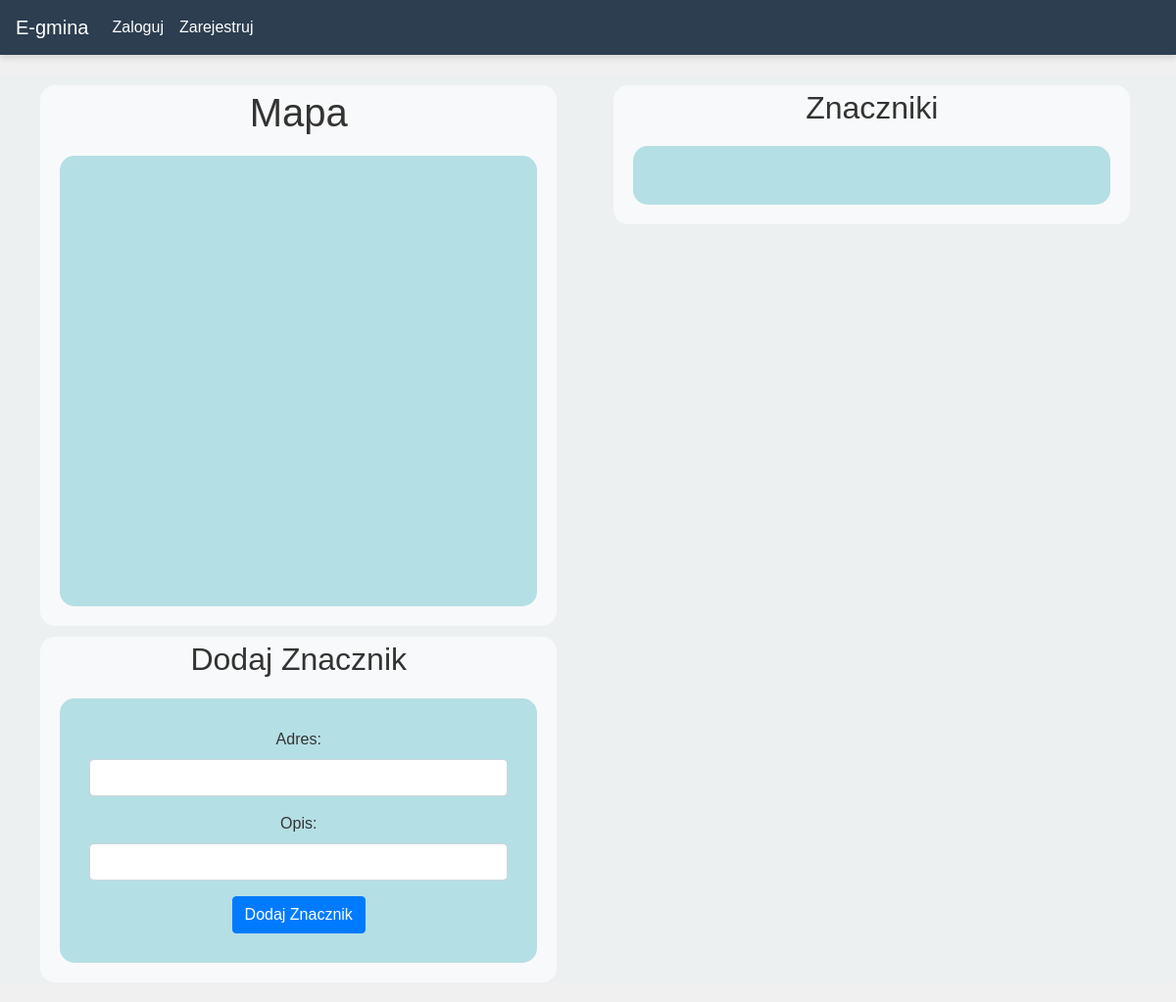
The app's page /maps, older data.
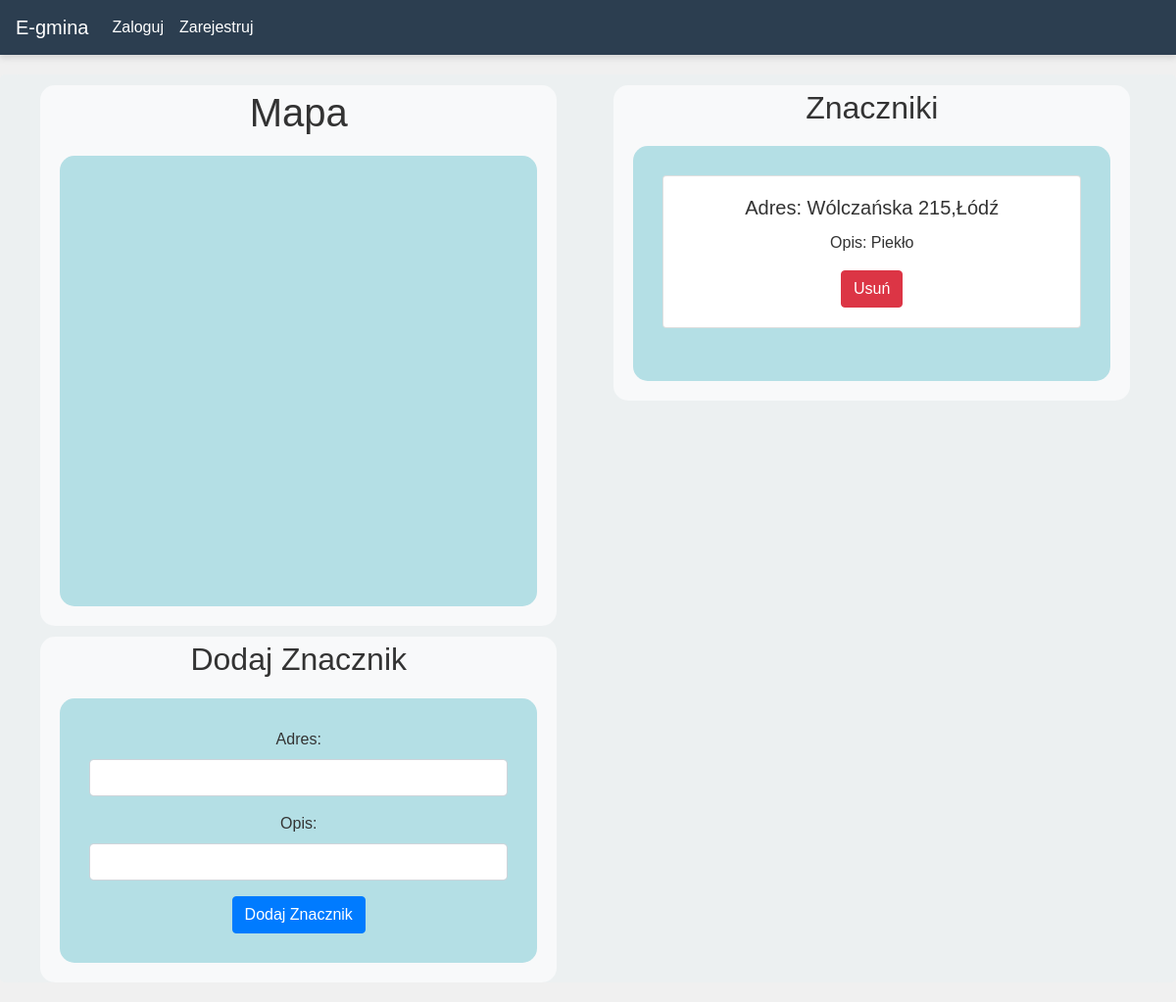
The same page, newer data.
### website/models.py (models this page shows)
class MapMarker(db.Model):
    id = db.Column(db.Integer, primary_key=True)
    lat = db.Column(db.Float)
    lng = db.Column(db.Float)
    address = db.Column(db.String(255))
    description = db.Column(db.Text)
    user_id = db.Column(db.Integer, db.ForeignKey('user.id'))

### website/views.py (the view, shortened to what this page needs)
@views.route('/maps', methods=['GET', 'POST'])
def maps():
    markers = MapMarker.query.all()  # Pobieramy wszystkie znaczniki z bazy danych
    return render_template("maps.html", user=current_user, markers=markers)

### website/templates/maps.html (shortened to what this page needs)
{% extends "base.html" %}
{% block content %}
    <div class="container">
        <div class="row">
            <div class="col-md-6">
                <div class="container1">
                    <h1 align="center">Mapa</h1>
                    <div class="container_map">
                        <div id="map" style="height: 400px; width: 100%;"></div>
                    </div>
                </div>
                <div class="container2">
                    <h2>Dodaj Znacznik</h2>
                    <div class="container_map">
                        <form method="POST">
                            <div class="form-group">
                                <label for="address">Adres:</label>
                                <input type="text" class="form-control" id="address" name="address" required>
                            </div>
                            <div class="form-group">
                                <label for="description">Opis:</label>
                                <input type="text" class="form-control" id="description" name="description">
                            </div>
                            <button type="submit" class="btn btn-primary">Dodaj Znacznik</button>
                        </form>
                    </div>
                </div>
            </div>
            <div class="col-md-6">
                <div class="container3">
                    <h2>Znaczniki</h2>
                    <div class="container_map">
                        {% for marker in markers %}
                        <div class="card">
                            <div class="card-body">
                                <h5 class="card-title">Adres: {{ marker.address }}</h5>
                                <p class="card-text">Opis: {{ marker.description }}</p>
                                <form action="{{ url_for('views.delete_marker', marker_id=marker.id) }}" method="post">
                                    <button type="submit" class="btn btn-danger">Usuń</button>
                                </form>
                            </div>
                        </div>
                        <br>
                        {% endfor %}
                    </div>
                </div>
            </div>
        </div>
    </div>
{% endblock %}

Row changes from the older to the newer data that the page shows:
added MapMarker: address "Wólczańska 215,Łódź", description "Piekło"
